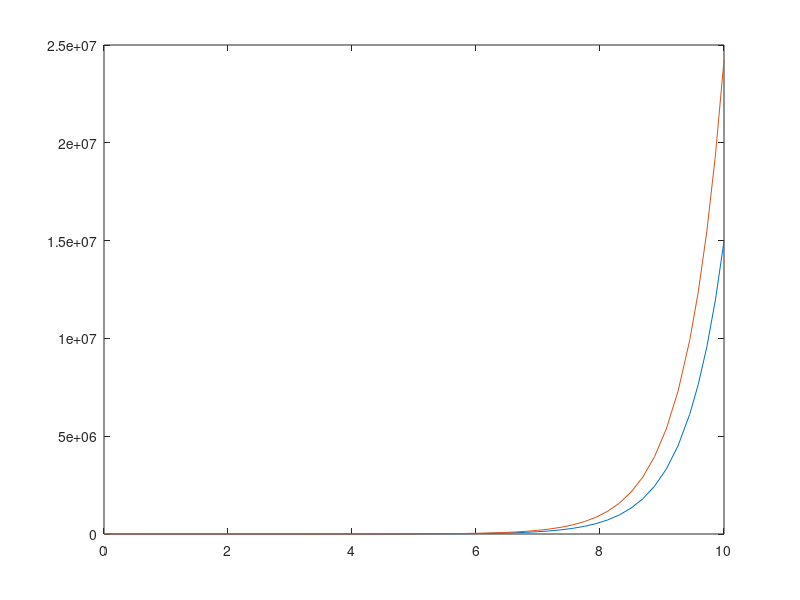

MATLAB code for this plot:
%w tym przykładzie dodajemy jeszcze zmienną u
%u to dodatkowe wejście
%dodajemy sterowanie, u, do pierwszego równania, mozna tez do 2

%passing extra parameters

function Lab01
x0 = [0 1]
u = 5
tspan = [0 10] %mamy jedno 0 ale 1 warunek ????
[tsol,xsol]=ode45(@(t,x)ode1(t,x,u),tspan,x0)
plot(tsol,xsol)
end

function dxdt=ode1(t,x, u) %p oraz x
dxdt=zeros(2,1)
dxdt(1)=x(2)+t + u
dxdt(2)=x(1)+x(2)
%dxdt=5
end


%sprawozdanie:
%zagadnienie cauchy'ego
%3 elementy ktore sie na nie skladają
%przepis jak rozwiazac rownianie rozniczkowe
%mozna jeszcze jendym parametrem z zewnatrz: u modyfikować
%3p rzykłady, najważniejsze kwestie
%sprawko: ma być porządnie, przyłożyć się. Tworzymy wykres żeby on nie byl
%za duzy ani za maly, 

%opisać krótko najważniejsze informacje
%sprawka trzeba wydrukować????